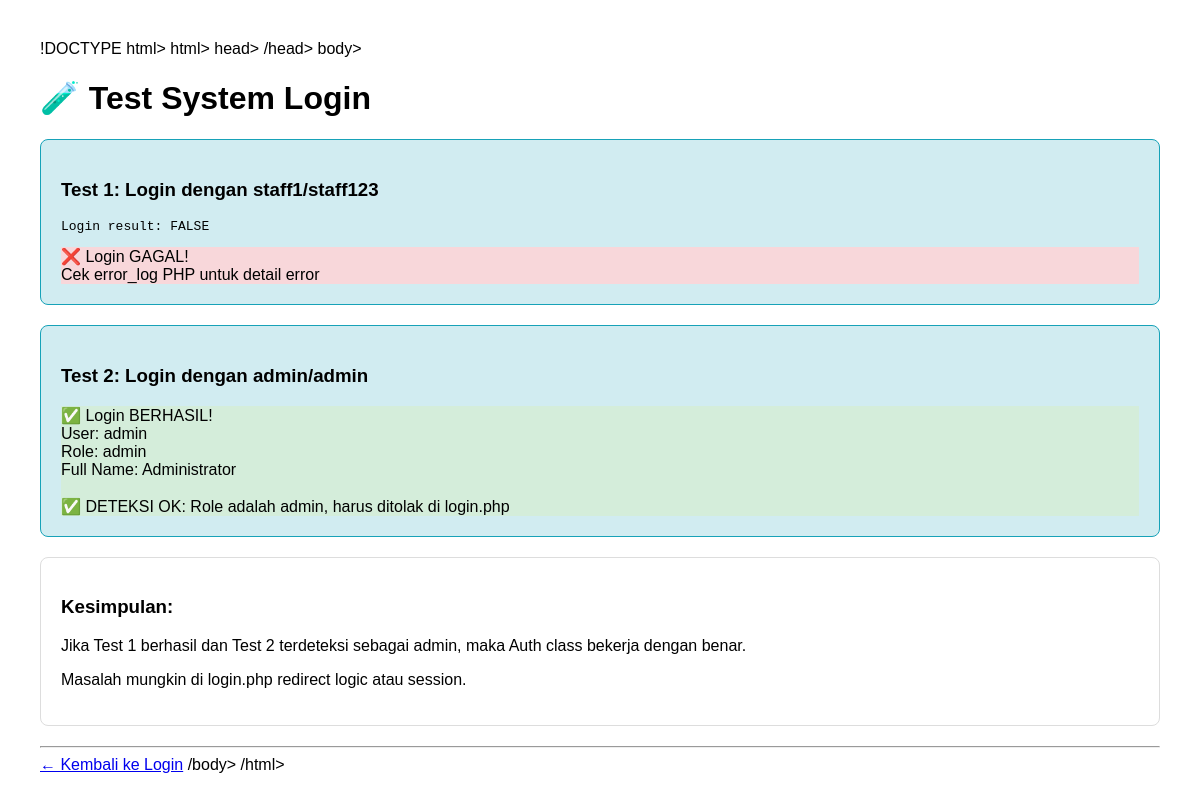
/adf_system/tools/test-system-login.php, run on the app's committed database.
### tables this page shows
CREATE TABLE `users` (
  `id` int(11) NOT NULL AUTO_INCREMENT,
  `username` varchar(50) NOT NULL,
  `password` varchar(255) NOT NULL,
  `full_name` varchar(100) NOT NULL,
  `email` varchar(100) DEFAULT NULL,
  `role` enum('admin','manager','cashier','accountant','staff','owner') DEFAULT 'staff',
  `business_access` varchar(255) DEFAULT 'all',
  `phone` varchar(20) DEFAULT NULL,
  `is_active` tinyint(1) DEFAULT 1,
  `created_at` timestamp NOT NULL DEFAULT current_timestamp(),
  `updated_at` timestamp NOT NULL DEFAULT current_timestamp() ON UPDATE current_timestamp(),
  `is_trial` tinyint(1) DEFAULT 0,
  `trial_expires_at` datetime DEFAULT NULL,
  PRIMARY KEY (`id`),
  UNIQUE KEY `username` (`username`),
  KEY `idx_username` (`username`),
  KEY `idx_role` (`role`)
);

### adf_system/includes/auth.php (called while the page is built, shortened)
<?php
require_once __DIR__ . '/../config/database.php';
class Auth {
    public function login($username, $password) {
        try {
            $pdo = new PDO(
                "mysql:host=" . DB_HOST . ";dbname=" . DB_NAME . ";charset=utf8mb4",
                DB_USER,
                DB_PASS,
                [PDO::ATTR_ERRMODE => PDO::ERRMODE_EXCEPTION]
            );
            $stmt = $pdo->prepare("SELECT * FROM users WHERE username = ? AND is_active = 1 LIMIT 1");
            $stmt->execute([$username]);
            $user = $stmt->fetch(PDO::FETCH_ASSOC);
            $passwordMatch = false;
            if ($user) {
                if (password_verify($password, $user['password'])) {
                    $passwordMatch = true;
                } else if ($user['password'] === md5($password)) {
                    $passwordMatch = true;
                }
            }
            if ($user && $passwordMatch) {
                try {
                    $stmt = $pdo->prepare("SELECT theme, language FROM user_preferences WHERE user_id = ?");
                    $stmt->execute([$user['id']]);
                    $preferences = $stmt->fetch(PDO::FETCH_ASSOC);
                } catch (PDOException $e) {
                    $_SESSION['user_theme'] = 'dark';
                    $_SESSION['user_language'] = 'id';
                }
                $stmt = $pdo->prepare("UPDATE users SET updated_at = NOW() WHERE id = ?");
                $stmt->execute([$user['id']]);
                return true;
            }
            return false;
        } catch (PDOException $e) {
            error_log("Auth login error: " . $e->getMessage());
            return false;
        }
    }
    public function isLoggedIn() {
        return isset($_SESSION['logged_in']) && $_SESSION['logged_in'] === true;
    }
    public function getCurrentUser() {
        if ($this->isLoggedIn()) {
            return [
                'id' => $_SESSION['user_id'],
                'username' => $_SESSION['username'],
                'full_name' => $_SESSION['full_name'],
                'role' => $_SESSION['role']
            ];
        }
        return null;
    }
}

### adf_system/config/database.php (called while the page is built, shortened)
<?php
class Database {
    private static $instance = null;
    private function __construct($dbName = null) {
        try {
            if ($dbName === null) {
                $isProduction = (strpos($_SERVER['HTTP_HOST'] ?? '', 'localhost') === false &&
                                strpos($_SERVER['HTTP_HOST'] ?? '', '127.0.0.1') === false);
                if ($isProduction) {
                    $dbName = DB_NAME;
                } elseif (defined('ACTIVE_BUSINESS_ID')) {
                    require_once __DIR__ . '/../includes/business_helper.php';
                    $businessConfig = getActiveBusinessConfig();
                    $dbName = $businessConfig['database'];
                } else {
                    $dbName = DB_NAME;
                }
            }
            $isProduction = (strpos($_SERVER['HTTP_HOST'] ?? '', 'localhost') === false &&
                            strpos($_SERVER['HTTP_HOST'] ?? '', '127.0.0.1') === false);
            $dsn = "mysql:host=" . DB_HOST . ";dbname=" . $dbName . ";charset=" . DB_CHARSET;
            $options = [
                PDO::ATTR_ERRMODE            => PDO::ERRMODE_EXCEPTION,
                PDO::ATTR_DEFAULT_FETCH_MODE => PDO::FETCH_ASSOC,
                PDO::ATTR_EMULATE_PREPARES   => false,
                PDO::MYSQL_ATTR_INIT_COMMAND => "SET NAMES " . DB_CHARSET
            ];
        } catch (PDOException $e) {
            die("Database Connection Error to '{$dbName}': " . $e->getMessage());
        }
    }
    public static function getInstance($forceNew = false) {
        if (self::$instance === null || $forceNew) {
            self::$instance = new self();
        }
        return self::$instance;
    }
}

### adf_system/includes/business_helper.php (called while the page is built, shortened)
<?php
function getAvailableBusinesses() {
    $businessesPath = __DIR__ . '/../config/businesses/';
    $businesses = [];
    if (is_dir($businessesPath)) {
        $files = scandir($businessesPath);
        foreach ($files as $file) {
            if ($file !== '.' && $file !== '..' && pathinfo($file, PATHINFO_EXTENSION) === 'php') {
                $businessId = pathinfo($file, PATHINFO_FILENAME);
                $config = require $businessesPath . $file;
                $config['id'] = $businessId;
                $businesses[$businessId] = $config;
            }
        }
    }
    uasort($businesses, function($a, $b) {
        return strcmp($a['name'], $b['name']);
    });
    return $businesses;
}
function getActiveBusinessId() {
    if (isset($_SESSION['active_business_id'])) {
        return $_SESSION['active_business_id'];
    }
    $businesses = getAvailableBusinesses();
    if (!empty($businesses)) {
        $firstBusinessId = array_key_first($businesses);
        return $firstBusinessId;
    }
    return 'narayana-hotel';
}
function getActiveBusinessConfig() {
    $businessId = getActiveBusinessId();
    $businessFile = __DIR__ . '/../config/businesses/' . $businessId . '.php';
    if (file_exists($businessFile)) {
        return require $businessFile;
    }
    return [
        'business_id' => $businessId,
        'name' => 'Unknown Business',
        'business_type' => 'general',
        'theme' => [
            'color_primary' => '#4338ca',
            'color_secondary' => '#818cf8',
            'icon' => '🏢'
        ]
    ];
}

### adf_system/config/businesses/bens-cafe.php (called while the page is built)
<?php
return [
    'business_id' => 'bens-cafe',
    'name' => 'Bens Cafe',
    'business_type' => 'cafe',
    'database' => 'adf_benscafe',
    'logo' => '',
    'enabled_modules' => [
        'cashbook',
        'auth',
        'settings',
        'reports',
        'divisions',
        'procurement',
        'sales'
    ],
    'theme' => [
        'color_primary' => '#92400e',
        'color_secondary' => '#78350f',
        'icon' => '☕'
    ],
    'cashbook_columns' => [
        'order_number' => ['label' => 'Order #', 'type' => 'text', 'required' => false],
        'table_number' => ['label' => 'Table #', 'type' => 'text', 'required' => false],
        'barista_name' => ['label' => 'Barista', 'type' => 'text', 'required' => false]
    ],
    'dashboard_widgets' => [
        'show_daily_sales' => true,
        'show_orders' => true,
        'show_revenue' => true,
        'show_best_drinks' => true
    ]
];

### adf_system/tools/test-system-login.php (the view, shortened to what this page needs)
/head>
body>
   <h1>🧪 Test System Login</h1>
   <?php
   require_once '../includes/auth.php';
   $auth = new Auth();
   echo "<div class='box info'>";
   echo "<h3>Test 1: Login dengan staff1/staff123</h3>";
   try {
       $result = $auth->login('staff1', 'staff123');
       echo "<pre>Login result: " . ($result ? 'TRUE' : 'FALSE') . "</pre>";
       if ($result) {
           $user = $auth->getCurrentUser();
           echo "<div class='success'>";
           echo "✅ Login BERHASIL!<br>";
           echo "User: " . $user['username'] . "<br>";
           echo "Role: " . $user['role'] . "<br>";
           echo "Full Name: " . $user['full_name'] . "<br>";
           if ($user['role'] === 'admin' || $user['role'] === 'owner') {
               echo "<br>❌ MASALAH: Role adalah {$user['role']}, seharusnya ditolak!";
           } else {
               echo "<br>✅ Role OK: {$user['role']} - boleh akses System Login";
           }
           echo "</div>";
           $auth->logout();
       } else {
           echo "<div class='error'>❌ Login GAGAL!<br>";
           echo "Cek error_log PHP untuk detail error</div>";
       }
   } catch (Exception $e) {
       echo "<div class='error'>❌ EXCEPTION: " . $e->getMessage() . "</div>";
   }
   echo "</div>";
   echo "<div class='box info'>";
   echo "<h3>Test 2: Login dengan admin/admin</h3>";
   if ($auth->login('admin', 'admin')) {
       $user = $auth->getCurrentUser();
       echo "<div class='success'>";
       echo "✅ Login BERHASIL!<br>";
       echo "User: " . $user['username'] . "<br>";
       echo "Role: " . $user['role'] . "<br>";
       echo "Full Name: " . $user['full_name'] . "<br>";
       if ($user['role'] === 'admin' || $user['role'] === 'owner') {
           echo "<br>✅ DETEKSI OK: Role adalah {$user['role']}, harus ditolak di login.php";
       } else {
           echo "<br>❌ MASALAH: Role adalah {$user['role']}, tidak terdeteksi sebagai admin!";
       }
       echo "</div>";
   } else {
       echo "<div class='error'>❌ Login GAGAL!</div>";
   }
   echo "</div>";
   ?>
   <div class="box">
       <h3>Kesimpulan:</h3>
       <p>Jika Test 1 berhasil dan Test 2 terdeteksi sebagai admin, maka Auth class bekerja dengan benar.</p>
       <p>Masalah mungkin di login.php redirect logic atau session.</p>
   </div>
   <hr>
   <a href="../login.php">← Kembali ke Login</a>
/body>
/html>

### adf_system/tools/test-system-login.php (style rules this page uses)
.box { padding: 20px; margin: 20px 0; border: 1px solid #ddd; border-radius: 8px; }
.success { background: #d4edda; border-color: #28a745; }
.error { background: #f8d7da; border-color: #dc3545; }
.info { background: #d1ecf1; border-color: #17a2b8; }

### data on the page
users: username "admin", role "admin", full_name "Administrator"
